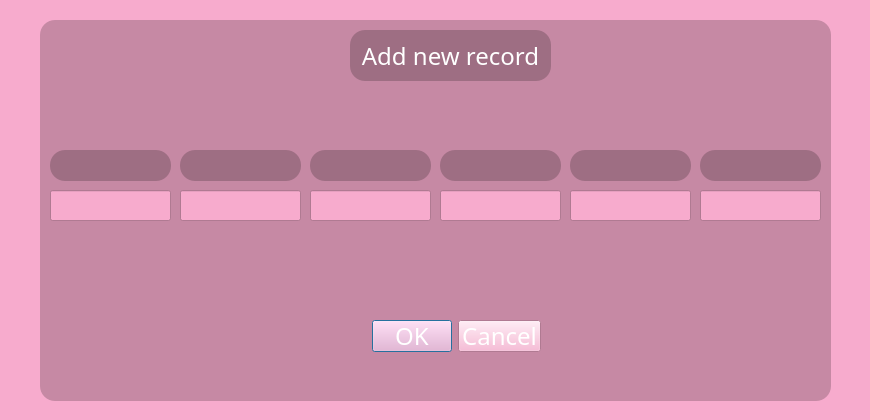
<?xml version="1.0" encoding="UTF-8"?>
<ui version="4.0">
 <class>Dialog</class>
 <widget class="QDialog" name="Dialog">
  <property name="geometry">
   <rect>
    <x>0</x>
    <y>0</y>
    <width>870</width>
    <height>420</height>
   </rect>
  </property>
  <property name="minimumSize">
   <size>
    <width>870</width>
    <height>420</height>
   </size>
  </property>
  <property name="maximumSize">
   <size>
    <width>870</width>
    <height>420</height>
   </size>
  </property>
  <property name="windowTitle">
   <string>Dialog</string>
  </property>
  <property name="styleSheet">
   <string notr="true">*{
font-family:century gothic;
font-size:24px;
background:#f7abcd;
}
QFrame
{
background:rgba(0, 0, 0, 0.2);
border-radius:15px;
}
QLabel
{
color:white;
}</string>
  </property>
  <widget class="QFrame" name="frame">
   <property name="geometry">
    <rect>
     <x>40</x>
     <y>20</y>
     <width>791</width>
     <height>381</height>
    </rect>
   </property>
   <property name="frameShape">
    <enum>QFrame::StyledPanel</enum>
   </property>
   <property name="frameShadow">
    <enum>QFrame::Raised</enum>
   </property>
   <widget class="QLabel" name="title">
    <property name="geometry">
     <rect>
      <x>310</x>
      <y>10</y>
      <width>201</width>
      <height>51</height>
     </rect>
    </property>
    <property name="styleSheet">
     <string notr="true"/>
    </property>
    <property name="text">
     <string>Add new record</string>
    </property>
    <property name="alignment">
     <set>Qt::AlignCenter</set>
    </property>
   </widget>
   <widget class="QLineEdit" name="text1">
    <property name="geometry">
     <rect>
      <x>10</x>
      <y>170</y>
      <width>121</width>
      <height>31</height>
     </rect>
    </property>
    <property name="text">
     <string/>
    </property>
   </widget>
   <widget class="QLineEdit" name="text5">
    <property name="geometry">
     <rect>
      <x>530</x>
      <y>170</y>
      <width>121</width>
      <height>31</height>
     </rect>
    </property>
    <property name="text">
     <string/>
    </property>
   </widget>
   <widget class="QLineEdit" name="text6">
    <property name="geometry">
     <rect>
      <x>660</x>
      <y>170</y>
      <width>121</width>
      <height>31</height>
     </rect>
    </property>
    <property name="text">
     <string/>
    </property>
   </widget>
   <widget class="QLineEdit" name="text2">
    <property name="geometry">
     <rect>
      <x>140</x>
      <y>170</y>
      <width>121</width>
      <height>31</height>
     </rect>
    </property>
    <property name="text">
     <string/>
    </property>
   </widget>
   <widget class="QLineEdit" name="text3">
    <property name="geometry">
     <rect>
      <x>270</x>
      <y>170</y>
      <width>121</width>
      <height>31</height>
     </rect>
    </property>
    <property name="text">
     <string/>
    </property>
   </widget>
   <widget class="QLineEdit" name="text4">
    <property name="geometry">
     <rect>
      <x>400</x>
      <y>170</y>
      <width>121</width>
      <height>31</height>
     </rect>
    </property>
    <property name="text">
     <string/>
    </property>
   </widget>
   <widget class="QDialogButtonBox" name="dialog_button">
    <property name="geometry">
     <rect>
      <x>300</x>
      <y>300</y>
      <width>201</width>
      <height>32</height>
     </rect>
    </property>
    <property name="styleSheet">
     <string notr="true">color:white;</string>
    </property>
    <property name="orientation">
     <enum>Qt::Horizontal</enum>
    </property>
    <property name="standardButtons">
     <set>QDialogButtonBox::Cancel|QDialogButtonBox::Ok</set>
    </property>
    <property name="centerButtons">
     <bool>false</bool>
    </property>
   </widget>
   <widget class="QLabel" name="label1">
    <property name="geometry">
     <rect>
      <x>10</x>
      <y>130</y>
      <width>121</width>
      <height>31</height>
     </rect>
    </property>
    <property name="styleSheet">
     <string notr="true"/>
    </property>
    <property name="text">
     <string/>
    </property>
    <property name="alignment">
     <set>Qt::AlignCenter</set>
    </property>
   </widget>
   <widget class="QLabel" name="label2">
    <property name="geometry">
     <rect>
      <x>140</x>
      <y>130</y>
      <width>121</width>
      <height>31</height>
     </rect>
    </property>
    <property name="styleSheet">
     <string notr="true"/>
    </property>
    <property name="text">
     <string/>
    </property>
    <property name="alignment">
     <set>Qt::AlignCenter</set>
    </property>
   </widget>
   <widget class="QLabel" name="label3">
    <property name="geometry">
     <rect>
      <x>270</x>
      <y>130</y>
      <width>121</width>
      <height>31</height>
     </rect>
    </property>
    <property name="styleSheet">
     <string notr="true"/>
    </property>
    <property name="text">
     <string/>
    </property>
    <property name="alignment">
     <set>Qt::AlignCenter</set>
    </property>
   </widget>
   <widget class="QLabel" name="label4">
    <property name="geometry">
     <rect>
      <x>400</x>
      <y>130</y>
      <width>121</width>
      <height>31</height>
     </rect>
    </property>
    <property name="styleSheet">
     <string notr="true"/>
    </property>
    <property name="text">
     <string/>
    </property>
    <property name="alignment">
     <set>Qt::AlignCenter</set>
    </property>
   </widget>
   <widget class="QLabel" name="label5">
    <property name="geometry">
     <rect>
      <x>530</x>
      <y>130</y>
      <width>121</width>
      <height>31</height>
     </rect>
    </property>
    <property name="styleSheet">
     <string notr="true"/>
    </property>
    <property name="text">
     <string/>
    </property>
    <property name="alignment">
     <set>Qt::AlignCenter</set>
    </property>
   </widget>
   <widget class="QLabel" name="label6">
    <property name="geometry">
     <rect>
      <x>660</x>
      <y>130</y>
      <width>121</width>
      <height>31</height>
     </rect>
    </property>
    <property name="styleSheet">
     <string notr="true"/>
    </property>
    <property name="text">
     <string/>
    </property>
    <property name="alignment">
     <set>Qt::AlignCenter</set>
    </property>
   </widget>
  </widget>
 </widget>
 <resources/>
 <connections>
  <connection>
   <sender>dialog_button</sender>
   <signal>accepted()</signal>
   <receiver>Dialog</receiver>
   <slot>accept()</slot>
   <hints>
    <hint type="sourcelabel">
     <x>248</x>
     <y>254</y>
    </hint>
    <hint type="destinationlabel">
     <x>157</x>
     <y>274</y>
    </hint>
   </hints>
  </connection>
  <connection>
   <sender>dialog_button</sender>
   <signal>rejected()</signal>
   <receiver>Dialog</receiver>
   <slot>reject()</slot>
   <hints>
    <hint type="sourcelabel">
     <x>316</x>
     <y>260</y>
    </hint>
    <hint type="destinationlabel">
     <x>286</x>
     <y>274</y>
    </hint>
   </hints>
  </connection>
 </connections>
</ui>
